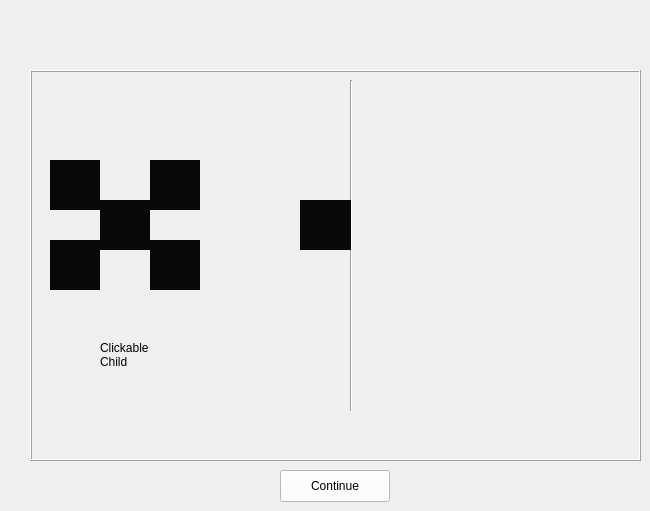
    <widget class="QWidget" name="pageFootbridgeExp">
     <widget class="QFrame" name="frame_3">
      <property name="geometry">
       <rect>
        <x>30</x>
        <y>70</y>
        <width>611</width>
        <height>391</height>
       </rect>
      </property>
      <property name="styleSheet">
       <string notr="true">background-color: rgb(239, 239, 239);</string>
      </property>
      <property name="frameShape">
       <enum>QFrame::Box</enum>
      </property>
      <property name="frameShadow">
       <enum>QFrame::Raised</enum>
      </property>
      <widget class="QLabel" name="ballFootbridgeExp">
       <property name="geometry">
        <rect>
         <x>540</x>
         <y>130</y>
         <width>41</width>
         <height>41</height>
        </rect>
       </property>
       <property name="text">
        <string/>
       </property>
       <property name="pixmap">
        <pixmap>ball.png</pixmap>
       </property>
       <property name="scaledContents">
        <bool>true</bool>
       </property>
      </widget>
      <widget class="Line" name="lineFootbridgeExp">
       <property name="geometry">
        <rect>
         <x>320</x>
         <y>10</y>
         <width>2</width>
         <height>331</height>
        </rect>
       </property>
       <property name="lineWidth">
        <number>1</number>
       </property>
       <property name="midLineWidth">
        <number>0</number>
       </property>
       <property name="orientation">
        <enum>Qt::Vertical</enum>
       </property>
      </widget>
      <widget class="QFrame" name="groupFootbridgeExp">
       <property name="geometry">
        <rect>
         <x>10</x>
         <y>80</y>
         <width>171</width>
         <height>151</height>
        </rect>
       </property>
       <property name="frameShape">
        <enum>QFrame::NoFrame</enum>
       </property>
       <property name="frameShadow">
        <enum>QFrame::Plain</enum>
       </property>
       <property name="lineWidth">
        <number>0</number>
       </property>
       <widget class="QLabel" name="person5_7">
        <property name="geometry">
         <rect>
          <x>10</x>
          <y>90</y>
          <width>50</width>
          <height>50</height>
         </rect>
        </property>
        <property name="styleSheet">
         <string notr="true">background-color: rgb(9, 9, 9);</string>
        </property>
        <property name="text">
         <string/>
        </property>
        <property name="pixmap">
         <pixmap>Girl6.jpg</pixmap>
        </property>
        <property name="scaledContents">
         <bool>true</bool>
        </property>
       </widget>
       <widget class="QLabel" name="person1_7">
        <property name="geometry">
         <rect>
          <x>10</x>
          <y>10</y>
          <width>50</width>
          <height>50</height>
         </rect>
        </property>
        <property name="styleSheet">
         <string notr="true">background-color: rgb(9, 9, 9);</string>
        </property>
        <property name="text">
         <string/>
        </property>
        <property name="pixmap">
         <pixmap>Girl4.jpg</pixmap>
        </property>
        <property name="scaledContents">
         <bool>true</bool>
        </property>
       </widget>
       <widget class="QLabel" name="person2_7">
        <property name="geometry">
         <rect>
          <x>110</x>
          <y>90</y>
          <width>50</width>
          <height>50</height>
         </rect>
        </property>
        <property name="styleSheet">
         <string notr="true">background-color: rgb(9, 9, 9);</string>
        </property>
        <property name="text">
         <string/>
        </property>
        <property name="pixmap">
         <pixmap>Boy6.jpg</pixmap>
        </property>
        <property name="scaledContents">
         <bool>true</bool>
        </property>
       </widget>
       <widget class="QLabel" name="person4_7">
        <property name="geometry">
         <rect>
          <x>110</x>
          <y>10</y>
          <width>50</width>
          <height>50</height>
         </rect>
        </property>
        <property name="styleSheet">
         <string notr="true">background-color: rgb(9, 9, 9);</string>
        </property>
        <property name="text">
         <string/>
        </property>
        <property name="pixmap">
         <pixmap>Girl5.jpg</pixmap>
        </property>
        <property name="scaledContents">
         <bool>true</bool>
        </property>
       </widget>
       <widget class="QLabel" name="person3_7">
        <property name="geometry">
         <rect>
          <x>60</x>
          <y>50</y>
          <width>50</width>
          <height>50</height>
         </rect>
        </property>
        <property name="styleSheet">
         <string notr="true">background-color: rgb(9, 9, 9);</string>
        </property>
        <property name="text">
         <string/>
        </property>
        <property name="pixmap">
         <pixmap>Boy5.jpg</pixmap>
        </property>
        <property name="scaledContents">
         <bool>true</bool>
        </property>
       </widget>
      </widget>
      <widget class="QLabel" name="personFootbridgeSacrifice2">
       <property name="geometry">
        <rect>
         <x>270</x>
         <y>130</y>
         <width>51</width>
         <height>50</height>
        </rect>
       </property>
       <property name="styleSheet">
        <string notr="true">background-color: rgb(9, 9, 9);</string>
       </property>
       <property name="text">
        <string/>
       </property>
       <property name="pixmap">
        <pixmap>Boy2.png</pixmap>
       </property>
       <property name="scaledContents">
        <bool>true</bool>
       </property>
      </widget>
      <widget class="QLabel" name="personFootbridgeSacrifice1">
       <property name="geometry">
        <rect>
         <x>70</x>
         <y>260</y>
         <width>50</width>
         <height>50</height>
        </rect>
       </property>
       <property name="text">
        <string>Clickable Child</string>
       </property>
       <property name="wordWrap">
        <bool>true</bool>
       </property>
      </widget>
      <zorder>personFootbridgeSacrifice1</zorder>
      <zorder>lineFootbridgeExp</zorder>
      <zorder>groupFootbridgeExp</zorder>
      <zorder>personFootbridgeSacrifice2</zorder>
      <zorder>ballFootbridgeExp</zorder>
     </widget>
     <widget class="QPushButton" name="continueFootbridgeExpButton">
      <property name="geometry">
       <rect>
        <x>280</x>
        <y>470</y>
        <width>110</width>
        <height>32</height>
       </rect>
      </property>
      <property name="font">
       <font>
        <family>Arial</family>
       </font>
      </property>
      <property name="autoFillBackground">
       <bool>false</bool>
      </property>
      <property name="styleSheet">
       <string notr="true">background-color: rgb(255, 255, 255);</string>
      </property>
      <property name="text">
       <string>Continue</string>
      </property>
     </widget>
     <widget class="QLabel" name="label_29">
      <property name="geometry">
       <rect>
        <x>0</x>
        <y>-20</y>
        <width>131</width>
        <height>91</height>
       </rect>
      </property>
      <property name="text">
       <string/>
      </property>
      <property name="pixmap">
       <pixmap>ucl-logo.jpg</pixmap>
      </property>
      <property name="scaledContents">
       <bool>true</bool>
      </property>
     </widget>
    </widget>
